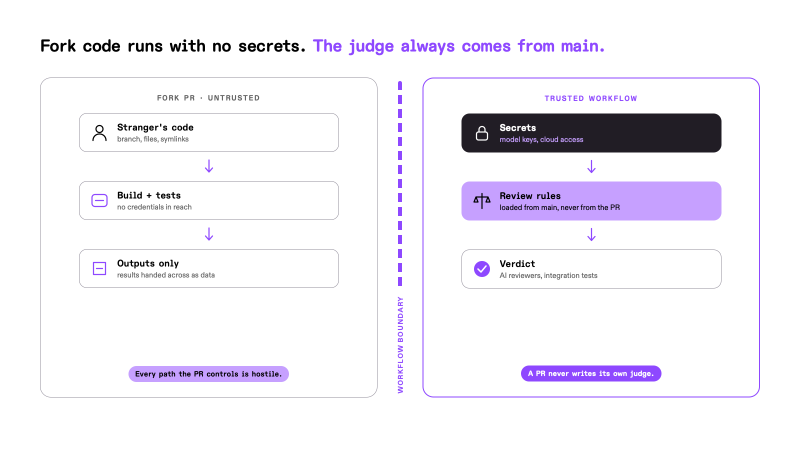
#> input picture fixtures/images/chart.png, 1600 x 900 px, given in place of quality-stages.png, which was not available (shown at 1/2 size)
$ python proto2.py
#> lines starting #> are read from the running program, lines starting #| are printed output that depends on the picture
"""Tone-curve prototype: neutral-ramp curve per image class, verified visually."""
import numpy as np
from PIL import Image

def srgb_to_lin(c):
    return np.where(c <= 0.04045, c / 12.92, ((c + 0.055) / 1.055) ** 2.4)
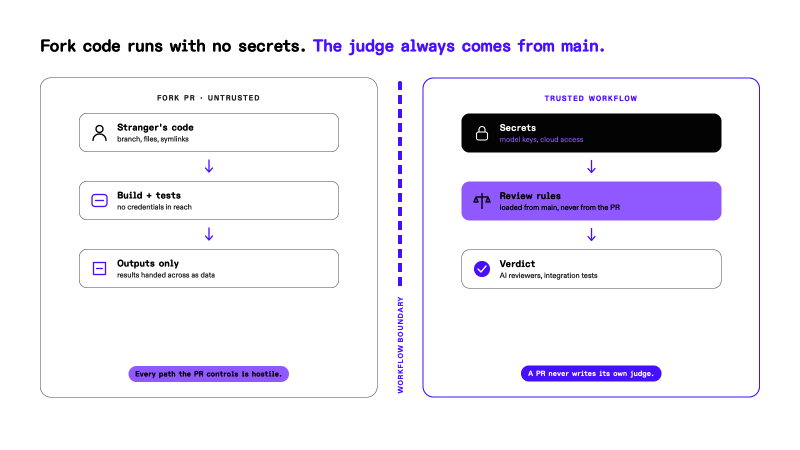
#> returned value: shape (900, 1600, 3) float64 (shown at 1/2 size); mean of channels 0, 1, 2 0.933, 0.922, 0.96; drawn as R, G, B

def lin_to_srgb(c):
    c = np.clip(c, 0.0, 1.0)
    return np.where(c <= 0.0031308, c * 12.92, 1.055 * c ** (1 / 2.4) - 0.055)

def curve(v, lo, hi, gamma=1.0):
    y = srgb_to_lin(np.asarray(v, dtype=np.float64))
    L = np.cbrt(y)
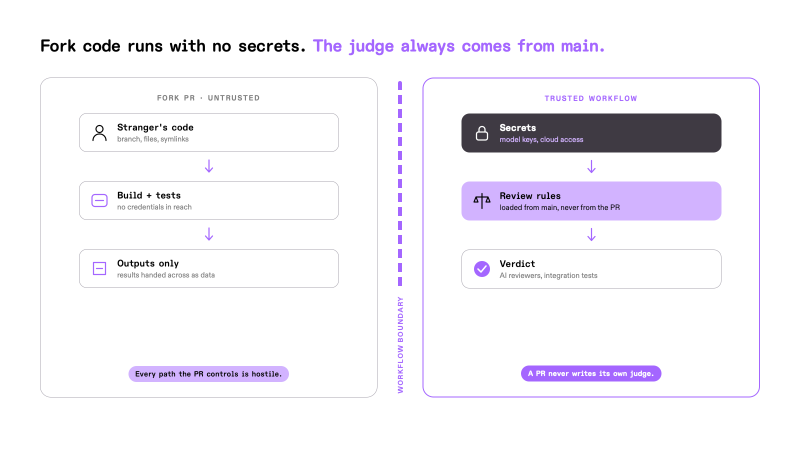
#> L: shape (900, 1600, 3) float64 (shown at 1/2 size); mean R, G, B 0.959, 0.95, 0.971
    L = lo + (hi - lo) * (L ** gamma)
    return lin_to_srgb(L ** 3)
#> in lin_to_srgb, `c = np.clip(c, 0.0, 1.0)`:
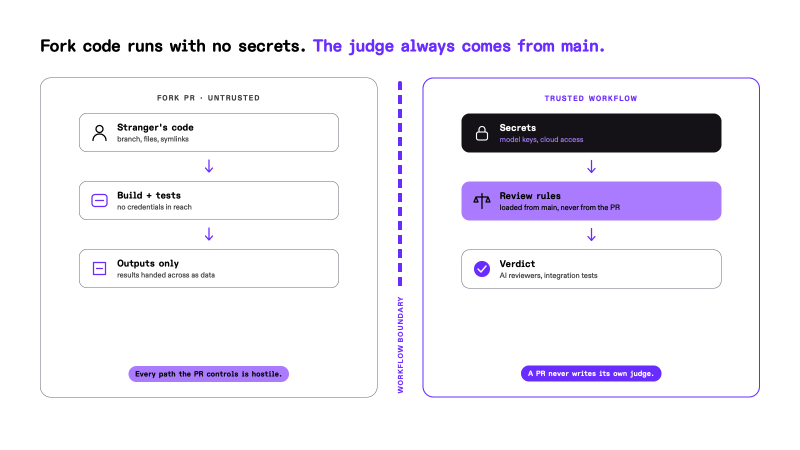
#> c: shape (900, 1600, 3) float64 (shown at 1/2 size); mean of channels 0, 1, 2 0.00597, 0.00591, 0.00611; drawn with min black and max white

VARIANTS = {
    'graphics': dict(lo=0.055, hi=0.185, gamma=1.0, sat=1.10),
    'balanced': dict(lo=0.045, hi=0.330, gamma=1.10, sat=1.10),
    'photo':    dict(lo=0.030, hi=0.520, gamma=1.15, sat=1.08),
}

def apply(img, name):
    p = VARIANTS[name]
    rgb = img[..., :3] / 255.0
    out = curve(rgb, p['lo'], p['hi'], p['gamma'])
    lum = out @ np.array([0.2126, 0.7152, 0.0722])
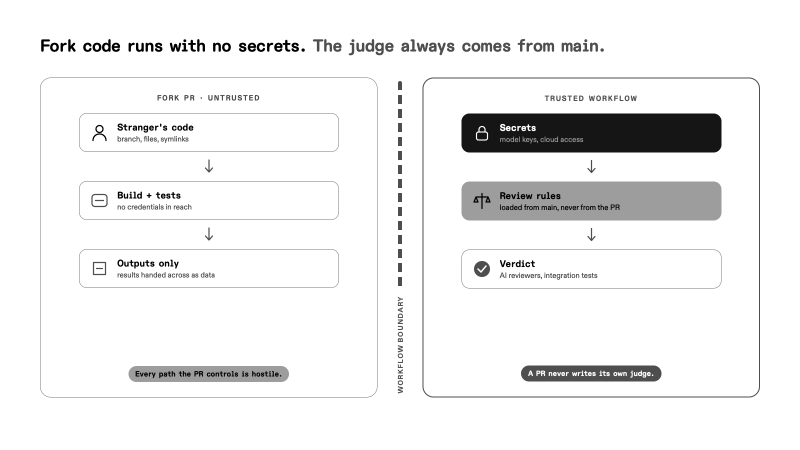
#> lum: shape (900, 1600) float64 (shown at 1/2 size); min 0.00215, max 0.073, mean 0.0687; drawn with min black and max white
    out = np.clip(lum[..., None] + (out - lum[..., None]) * p['sat'], 0, 1)
    res = np.concatenate([out * 255.0, img[..., 3:]], axis=-1)
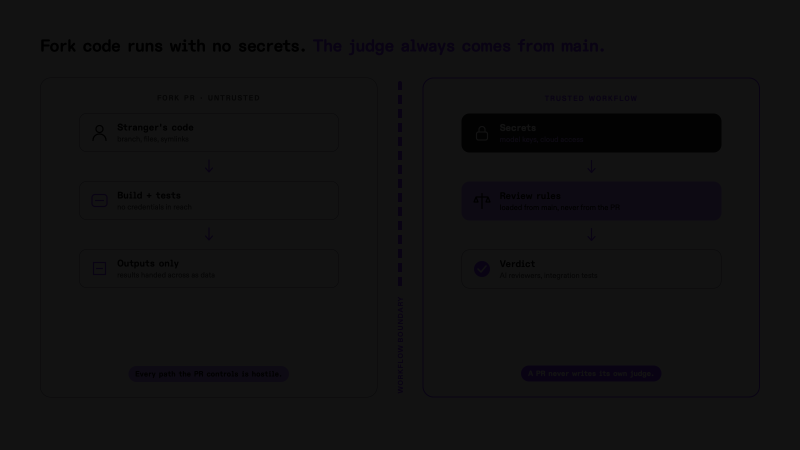
#> res: shape (900, 1600, 4) float64 (shown at 1/2 size); mean R, G, B, A 17.7, 17.4, 18, 255
    return np.clip(res, 0, 255).astype(np.uint8)
#> returned value: shape (900, 1600, 4)

def table(name, n=24):
    xs = np.linspace(0, 1, n)
    return [round(float(v), 4) for v in curve(xs, VARIANTS[name]['lo'], VARIANTS[name]['hi'], VARIANTS[name]['gamma'])]

def classify(path):
#> called with path = '/tmp/kiro/quality-stages.png'
    im = Image.open(path).convert('RGB').resize((64, 64))
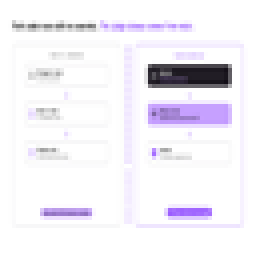
#> im: PIL image 64x64 RGB (shown 4 times larger); mean R, G, B 242.3, 239.7, 246.3
    a = np.asarray(im).astype(np.float64) / 255.0
    lum = a @ np.array([0.2126, 0.7152, 0.0722])
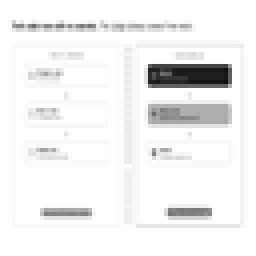
#> lum: shape (64, 64) float64 (shown 4 times larger); min 0.0577, max 1, mean 0.944
    light = float((lum > 0.86).mean())
#> light = 0.905
    dark = float((lum < 0.14).mean())
#> dark = 0.0132
    uniq = len({tuple(p) for p in (a * 24).astype(int).reshape(-1, 3)})
#> uniq = 88
    flat = float(uniq / (24 ** 3))
#> flat = 0.00637
    return dict(lightShare=round(light, 3), darkShare=round(dark, 3), uniq=uniq, flat=round(flat, 3))

if __name__ == '__main__':
    for path, name in [('/tmp/kiro/quality-stages.png', 'graphics'),
                       ('/tmp/kiro/fork-isolation.png', 'graphics'),
                       ('/tmp/photo.jpg', 'photo'),
                       ('/tmp/logo.png', 'graphics')]:
        im = np.asarray(Image.open(path).convert('RGBA')).astype(np.float64)
        out = Image.fromarray(apply(im, name), 'RGBA')
        dst = '/tmp/v-' + name + '-' + path.split('/')[-1].rsplit('.', 1)[0] + '.png'
        out.save(dst)
        print(dst, out.size, classify(path), name)
#> (printed output is left out)
#> pass 2 of the loop `for path, name in [('/tmp/kiro/quality-stages.png', 'graphics'),`:
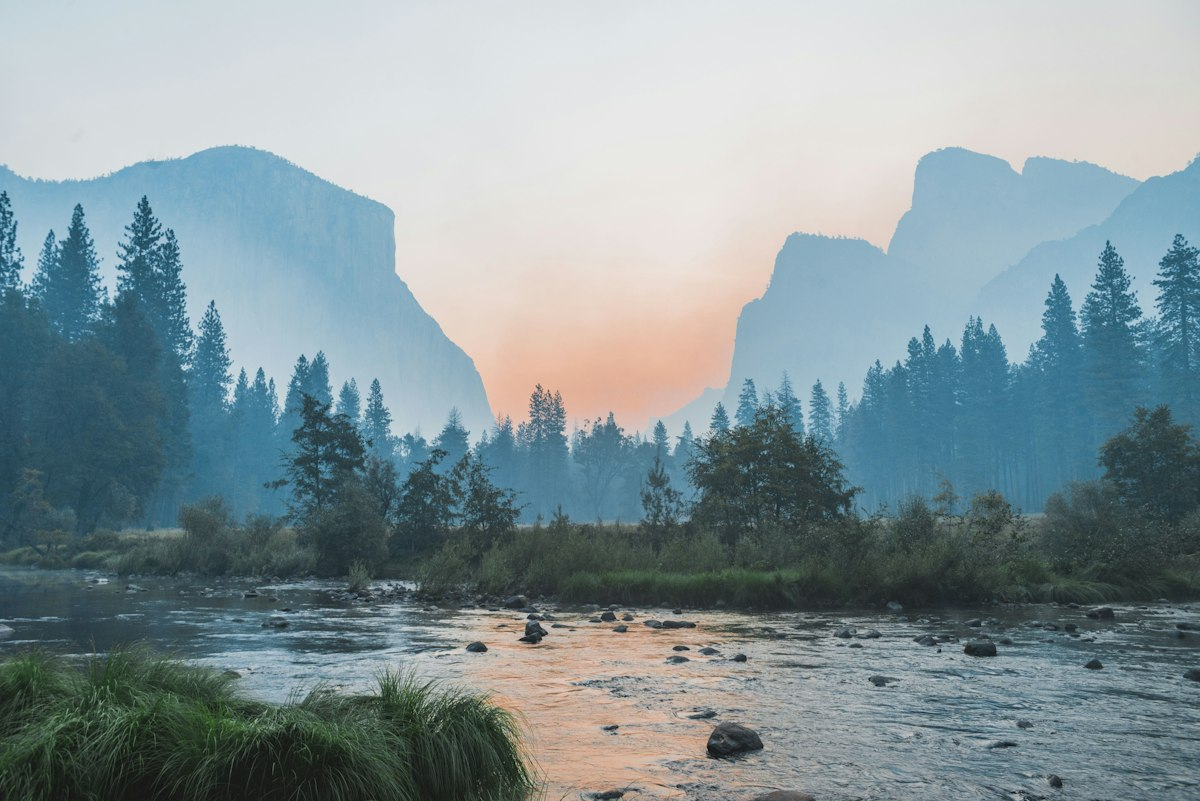
#> input picture fixtures/images/photo.jpg, 1200 x 801 px, given in place of fork-isolation.png, which was not available
#> rgb: shape (801, 1200, 3) float64
#> c: shape (801, 1200, 3) float64
#> out: shape (801, 1200, 3) float64
#> in apply (call 2), `res = np.concatenate([out * 255.0, img[..., 3:]], axis=-1)`:
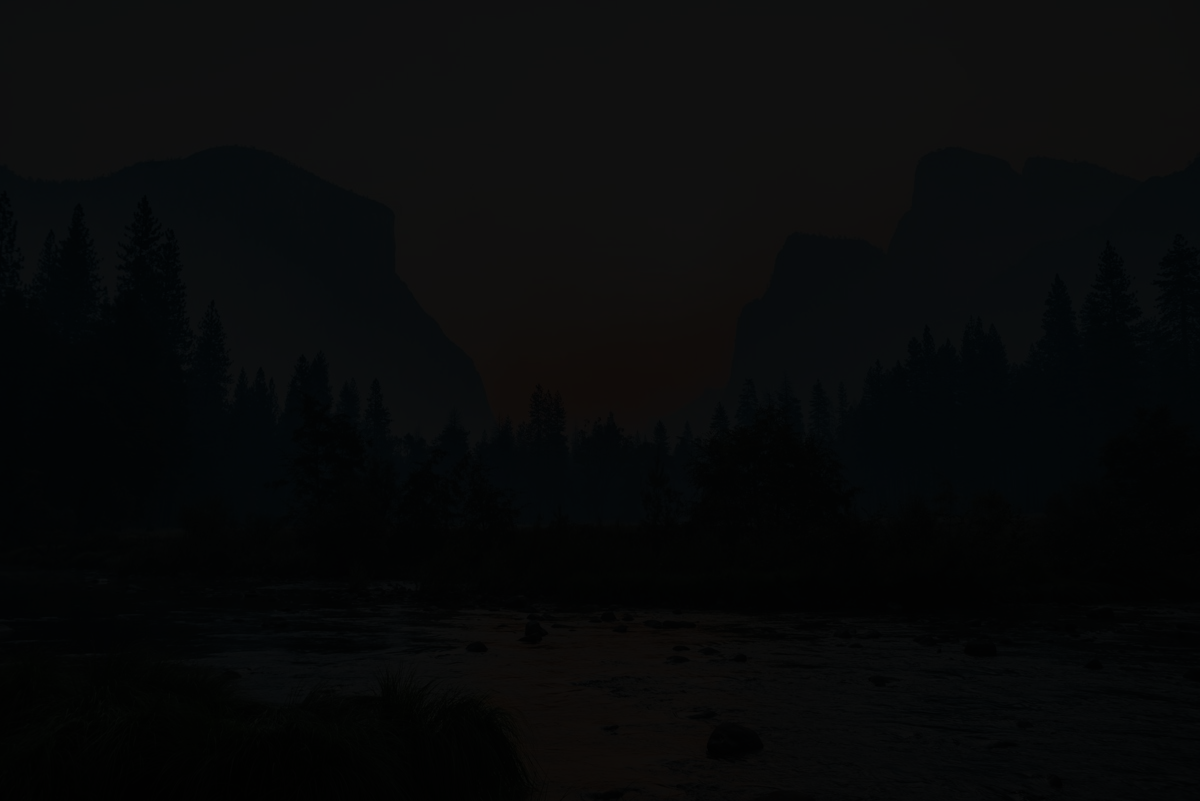
#> res: shape (801, 1200, 4) float64; mean R, G, B, A 8.8, 10, 10.4, 255
#> in classify (call 2), `lum = a @ np.array([0.2126, 0.7152, 0.0722])`:
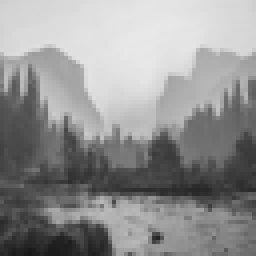
#> lum: shape (64, 64) float64 (shown 4 times larger); min 0.0978, max 0.912, mean 0.575
#> light = 0.181
#> dark = 0.00977
#> uniq = 318
#> flat = 0.023
#> (printed output is left out)
    print('tables:')
    for n in VARIANTS:
        print(n, table(n))
#> this loop made 3 passes
#> n on passes 1 to 3: 'graphics', 'balanced', 'photo'
#| graphics [0.0021, 0.0053, 0.0069, 0.0086, 0.0105, 0.0125, 0.0148, 0.0172, 0.0197, 0.0225, 0.0255, 0.0286, 0.0319, 0.0354, 0.0392, 0.043, 0.0468, 0.0506, 0.0543, 0.0581, 0.0618, 0.0656, 0.0693, 0.073]
#| balanced [0.0012, 0.0067, 0.0107, 0.0157, 0.0219, 0.0294, 0.0383, 0.048, 0.0578, 0.0676, 0.0774, 0.0873, 0.0972, 0.1072, 0.1172, 0.1272, 0.1373, 0.1475, 0.1576, 0.1678, 0.178, 0.1883, 0.1986, 0.2089]
#| photo [0.0003, 0.008, 0.016, 0.0277, 0.0436, 0.061, 0.0787, 0.0967, 0.1149, 0.1334, 0.1521, 0.171, 0.1901, 0.2094, 0.2289, 0.2485, 0.2683, 0.2883, 0.3084, 0.3286, 0.349, 0.3695, 0.3901, 0.4109]
